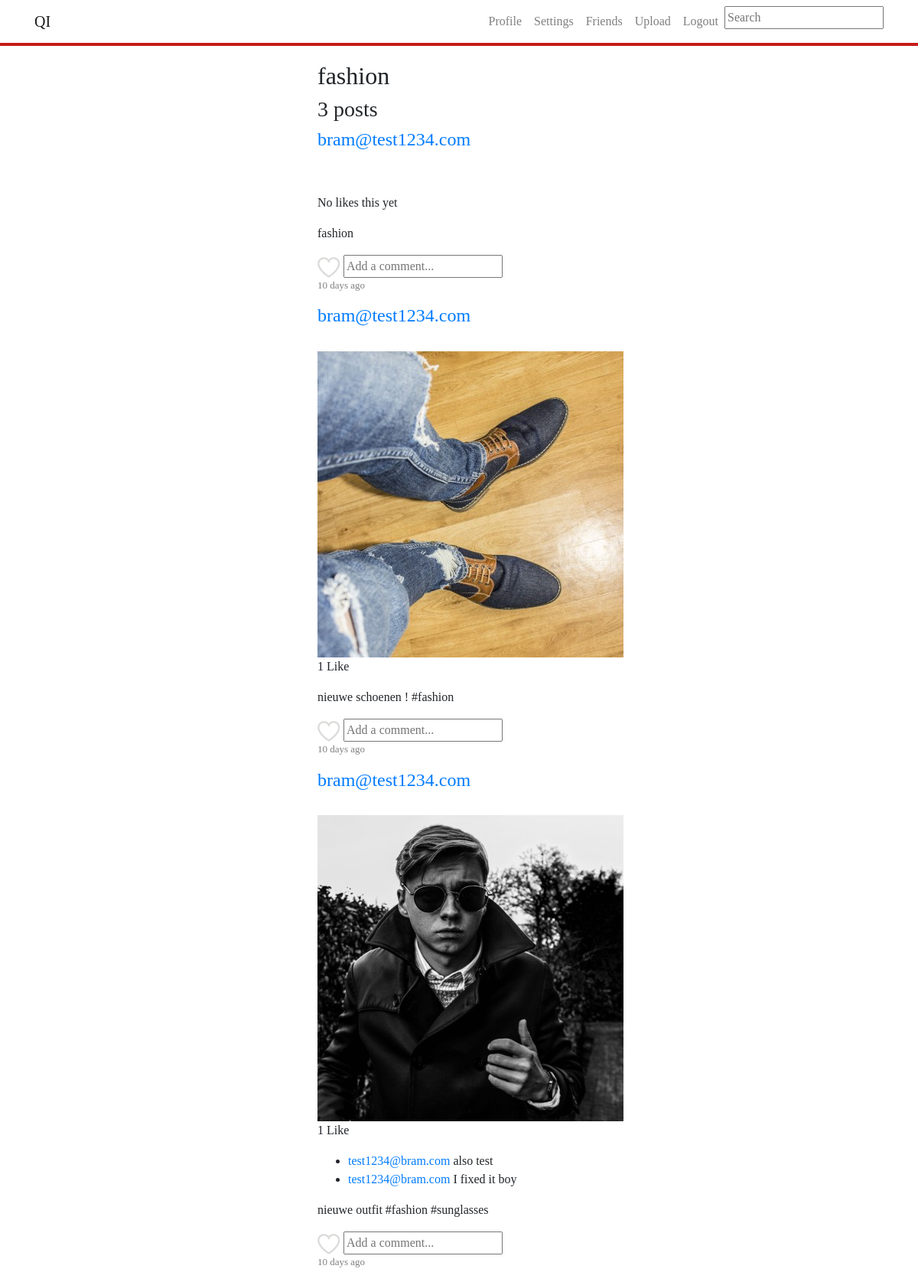
Screenshot of /search.php?txtSearch=fashion (signed in) with the database file from the repository.
### tables this page shows
CREATE TABLE `posts` (
  `id` int(11) NOT NULL,
  `filelocation` varchar(500) NOT NULL,
  `imageuserid` int(11) NOT NULL,
  `besch` varchar(500) NOT NULL,
  `user` varchar(500) NOT NULL,
  `timestamp` timestamp NOT NULL DEFAULT CURRENT_TIMESTAMP ON UPDATE CURRENT_TIMESTAMP,
  `filter` varchar(20) NOT NULL,
  `location` varchar(255) NOT NULL
);

CREATE TABLE `comments` (
  `commentid` int(11) NOT NULL,
  `commentuserid` int(11) NOT NULL,
  `comment` varchar(300) NOT NULL,
  `commentpostid` int(11) NOT NULL,
  `commenttime` timestamp NOT NULL DEFAULT CURRENT_TIMESTAMP ON UPDATE CURRENT_TIMESTAMP,
  `email` varchar(200) NOT NULL
);

CREATE TABLE `users` (
  `id` int(11) NOT NULL,
  `email` varchar(255) NOT NULL,
  `password` varchar(255) NOT NULL,
  `avatar` varchar(500) NOT NULL,
  `bio` varchar(150) NOT NULL,
  `firstname` varchar(255) NOT NULL,
  `lastname` varchar(255) NOT NULL
);

### classes/postDetails.class.php (called while the page is built, shortened)
<?php
class postDetails{
    public function getPostHour($id){
        $conn = Db::getInstance();
        $postTime = $conn->prepare("SELECT timestamp FROM posts WHERE id = :id");
        $postTime->bindValue(':id', $id);
        $postTime->execute();
        $postTime = $postTime->fetch(PDO::FETCH_ASSOC);
        $currentTime = strtotime(date('Y-m-d H:i:s'));
        $postedTime = strtotime($postTime['timestamp']);
        $difference = $currentTime - $postedTime;
        $days = $difference/60/60/24;
        $hour = $difference/(60*60);
        $minutes = (abs($difference)/60);
        if(number_format($minutes, 0) < 1)
        {
            $result = "A moment ago";
        }
        elseif(number_format($hour, 0) < 1)
        {
            $result = number_format($minutes, 0). " minutes ago" ;
        }
        elseif(number_format($hour, 0) < 24)
        {
            $result = number_format($hour, 0)."h";
        }
        else
        {
            $result = number_format($days, 0)." days ago";
        }
        return $result;
    }
    public function likeCheck($postid){
        $conn = Db::getInstance();
        $likeSenderID = $_SESSION['userid'];
        $likeCheck = $conn->prepare("SELECT * FROM likes WHERE likeimageid = $postid AND likesendid = $likeSenderID");
        $likeCheck->execute();
        if ($likeCheck->rowCount() == 1) {
            return true;
        }
        else{return false;}
    }
    public function getLikes($postid){
    $conn = Db::getInstance();
        $likeCount = $conn->prepare("SELECT likeimageid FROM likes WHERE likeimageid = :likeimageid");
        $likeCount->bindValue(":likeimageid", $postid);
        $likeCount->execute();
        $result = $likeCount->rowCount();
        return $result;
    }
    public function getComments($postid){
        $conn = Db::getInstance();
        $getComments = $conn->prepare("SELECT * from comments where commentpostid = :postid");
        $getComments->bindValue(':postid', $postid);
        $getComments->execute();
        $comments = $getComments->fetchAll();
        return $comments;
    }
}
?>

### classes/User.class.php (called while the page is built, shortened)
<?php
class User{
    public function getProfile($userid)
    {
        $conn=Db::getInstance();
        $getProfile = $conn->prepare("select * from users where id = :id");
        $getProfile->bindValue(':id',$userid);
        $getProfile->execute();
        $profileInfo = $getProfile->fetch(PDO::FETCH_ASSOC);
        return $profileInfo;
    }
}

### search.php (the view, shortened to what this page needs)
<?php
include_once ('classes/postDetails.class.php');
include_once ('classes/User.class.php');
if(isset($_GET['txtSearch'])) {
    $conn = Db::getInstance();
    $searchKeyword = $_GET['txtSearch'];
    $results = array();
    $statement = $conn->prepare("SELECT * FROM posts WHERE besch LIKE :keywords OR user LIKE :keywords ORDER BY id DESC");
    $statement->bindValue(':keywords', '%' . $searchKeyword . '%');
    $statement->execute();
    if($statement->rowCount() >= 1){
        $results = $statement->fetchAll();
        $countPosts = $statement->rowCount();
    }
    else
    {
        $errorMessage = "Helaas, we vonden geen posts die gelijk zijn aan de zoekterm: ".$_GET['txtSearch'];
    }
}
?><!doctype html>
<html lang="en">
<head>
    <link rel="stylesheet" href="css/feed.css">
    <link rel="stylesheet" href="https://maxcdn.bootstrapcdn.com/bootstrap/4.0.0/css/bootstrap.min.css">
</head>
<?php include_once("includes/nav.inc.php"); ?>
<body>
<div class="indexFeed col-lg-4 mx-auto" style="margin-top: 80px;font-family: Oswald;">
    <h2><?php if(isset($countPosts)){echo $_GET['txtSearch'];} ?></h2>
    <h3><?php if(isset($countPosts)){echo "<span>".$countPosts."</span>"." posts";} ?></h3>
        <?php foreach($results as $res): ?>
    <div class="post__user" >
        <h4 class=""><a class="" href="profile.php?userID=<?php echo $res['imageuserid'];?>"><?php echo $res['user']?></a></h4>
    </div>
    <div class="">
        <img class="" src="<?php echo $res['filelocation']?>" alt="">
    </div>
    <p>
        <?php
        $likeCounter = new postDetails();
        $likes = $likeCounter->getLikes($res['id']);
        if($likes == 0) {
            echo "No likes this yet";
        }
        elseif($likes == 1)
        {
            echo $likes." Like";
        }
        else
        {
            echo $likes." Likes";
        }
        ?>
    </p>
    <div style="padding: auto;">
        <ul class="commentsList<?php echo $i; ?>">
            <?php
            $singlePost = new postDetails();
            $comments = $singlePost->getComments($res['id']);
            ?>
            <?php foreach( $comments as $comment): ?>
                <li>
                    <a href="profile.php?userID=<?php echo $comment['commentuserid']; ?>">
                        <?php
                        $user = new User();
                        $r=$user->getProfile($comment['commentuserid']);
                        $email = $r['email'];
                        echo $email;
                        ?></a>
                    <span class="comment-text"><?php echo htmlspecialchars($comment['comment']); ?></span>
                </li>
            <?php endforeach; ?>
        </ul>
        <div class="card-text">
            <p><?php echo $res['besch']?></p>
        </div>
            <?php
            $like = new postDetails();
            $likeCheck = $like->likeCheck($res['id']);
            if($likeCheck)
            {
                $source = "images/heart_filled.png";
                $class = "btnUnlike";
            }
            else
            {
                $source = "images/heart_blank.png";
                $class = "btnLike";
            }
            ?>
    </div>
    <form>
        <img class="likeHeart <?php echo $class; ?> "src="<?php echo $source; ?>" alt="like"
             value="<?php echo $res['id'] ?>">
        <input class="commentField<?php echo $i; ?>" type="text" name="commentField" placeholder="Add a comment...">
    </form>
    <p style="color: grey;font-size: small;">
        <?php
        $timestamp = new postDetails();
        $timestamp = $timestamp->getPostHour($res['id']);
        echo $timestamp;
        ?>
    </p>
    <?php endforeach;?>
</body>
</html>

### rows the page displays
posts: user "bram@test1234.com", shows "No likes this yet", besch "fashion", timestamp "10 days ago"
posts: user "bram@test1234.com", filelocation (picture), likes "1", besch "nieuwe schoenen ! #fashion", timestamp "10 days ago"
posts: user "bram@test1234.com", filelocation (picture), likes "1", besch "nieuwe outfit #fashion #sunglasses", timestamp "10 days ago"
comments: users.email "test1234@bram.com", comment "also test"
comments: users.email "test1234@bram.com", comment "I fixed it boy"

### other values shown
$_GET['txtSearch'] "fashion"
$countPosts "3"
